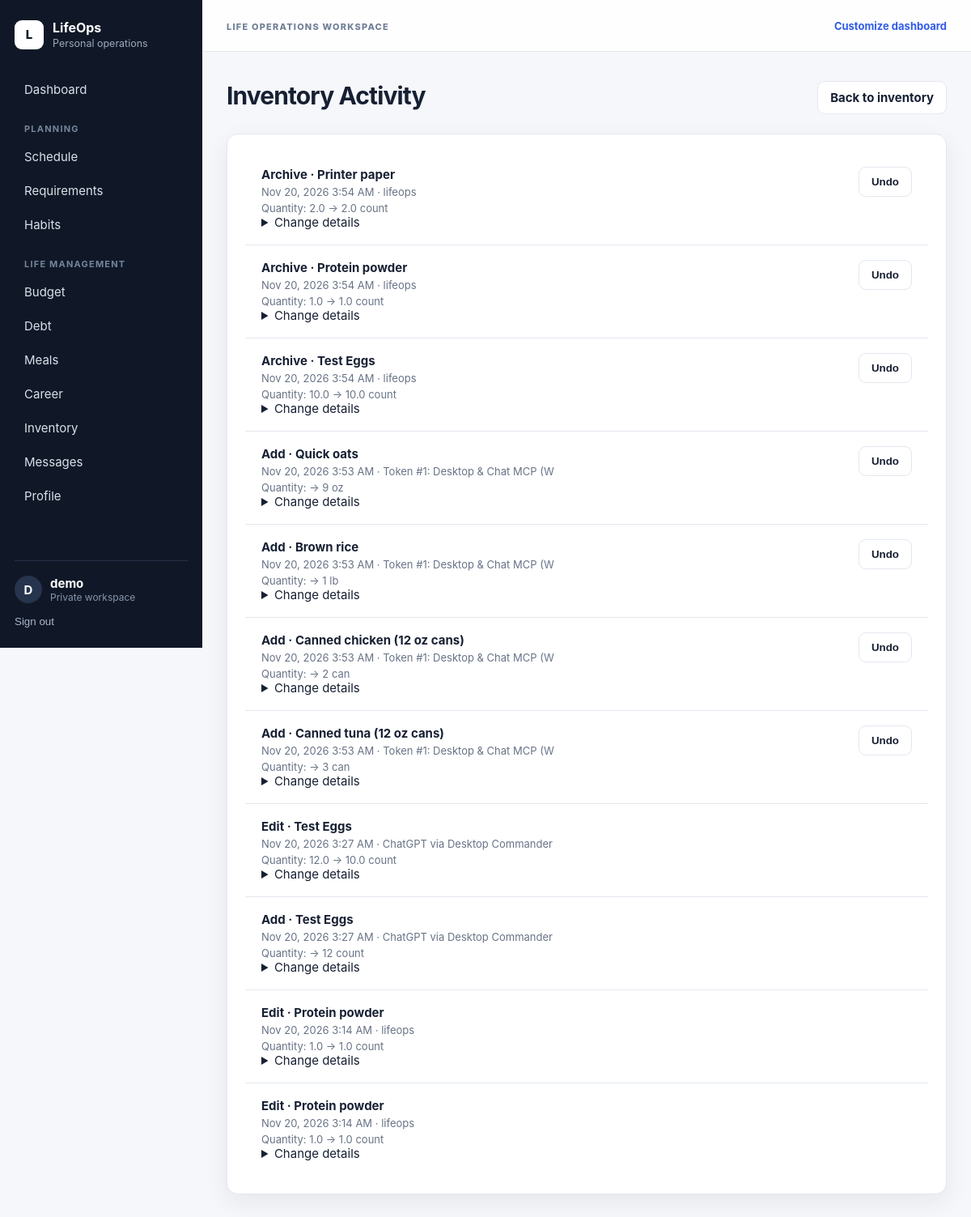
Page /inventory/activity/ (signed in) on the committed database.
### core/models.py (models this page shows)
class OwnedModel(models.Model):
    user = models.ForeignKey(User, on_delete=models.CASCADE)
    created_at = models.DateTimeField(auto_now_add=True)
    updated_at = models.DateTimeField(auto_now=True)
    class Meta:
        abstract = True

class InventoryChange(OwnedModel):
    item = models.ForeignKey(
        InventoryItem,
        on_delete=models.PROTECT,
        related_name="changes",
    )
    source = models.CharField(max_length=32)
    action = models.CharField(max_length=16)
    before = models.JSONField(default=dict)
    after = models.JSONField(default=dict)
    item_revision = models.PositiveIntegerField()
    request_id = models.UUIDField(null=True, blank=True, unique=True)
    request_fingerprint = models.CharField(max_length=64, blank=True)
    undoes = models.OneToOneField(
        "self",
        on_delete=models.PROTECT,
        null=True,
        blank=True,
        related_name="reversal",
    )
    class Meta:
        ordering = ["-created_at", "-pk"]

### core/inventory_views.py (the view)
# urls.py: path("inventory/activity/", inventory_views.inventory_activity,name="inventory_activity"),
@login_required
def inventory_activity(request):
    changes = (
        InventoryChange.objects.filter(user=request.user)
        .select_related("item", "reversal")[:100]
    )
    return render(request, "core/inventory_activity.html", {"changes": changes})

### core/templates/core/inventory_activity.html (shortened to what this page needs)
{% extends "core/base.html" %}
{% block content %}
<div class="page-heading">
  <h1>Inventory Activity</h1>
  <a class="btn ghost" href="{% url 'module_list' 'inventory' %}">
    Back to inventory
  </a>
</div>
<div class="panel">
  {% for change in changes %}
    <div class="record-row">
      <div class="record-main">
        <strong>{{ change.action|title }} · {{ change.after.name }}</strong>
        <span>{{ change.created_at|date:"M j, Y g:i A" }} · {{ change.source }}</span>
        <span>
          Quantity: {{ change.before.quantity|default_if_none:"—" }}
          → {{ change.after.quantity }} {{ change.after.unit }}
        </span>
        <details>
          <summary>Change details</summary>
        </details>
      </div>
      {% if change.action != "undo" and not change.reversal and change.item_revision == change.item.revision %}
        <form method="post" action="{% url 'inventory_undo' change.pk %}">
          <button class="btn ghost" type="submit">Undo</button>
        </form>
      {% endif %}
    </div>
  {% empty %}
    <p>No inventory changes yet.</p>
  {% endfor %}
</div>
{% endblock %}

### core/templates/core/base.html (shortened to what this page needs)
{% load static %}
<!doctype html><html lang="en"><head>
<link rel="stylesheet" href="{% static 'core/css/app.css' %}">
</head><body>
{% if user.is_authenticated %}
<div class="app-shell">
<aside class="sidebar">
  <div class="brand"><span class="brand-mark">L</span><div><strong>LifeOps</strong><small>Personal operations</small></div></div>
  <nav>
    <a href="{% url 'dashboard' %}">Dashboard</a>
    <div class="nav-label">Planning</div>
    <a href="{% url 'module_list' 'schedule' %}">Schedule</a><a href="{% url 'module_list' 'requirements' %}">Requirements</a><a href="{% url 'module_list' 'habits' %}">Habits</a>
    <div class="nav-label">Life management</div>
    <a href="{% url 'module_list' 'budget' %}">Budget</a><a href="{% url 'module_list' 'debt' %}">Debt</a><a href="{% url 'module_list' 'meals' %}">Meals</a><a href="{% url 'module_list' 'career' %}">Career</a><a href="{% url 'module_list' 'inventory' %}">Inventory</a>
    <a href="{% url 'messages_page' %}">Messages</a><a href="{% url 'profile_settings' %}">Profile</a>
  </nav>
  <div class="sidebar-foot"><div class="user-chip"><span>{{ user.username|first|upper }}</span><div><strong>{{ user.username }}</strong><small>Private workspace</small></div></div><form method="post" action="{% url 'logout' %}">{% csrf_token %}<button class="link-button">Sign out</button></form></div>
</aside>
<main class="main"><header class="topbar"><div><button class="mobile-menu" onclick="document.body.classList.toggle('nav-open')">☰</button><span class="eyebrow">Life operations workspace</span></div><a class="top-action" href="{% url 'dashboard_settings' %}">Customize dashboard</a></header><div class="page-wrap">{% block content %}{% endblock %}</div></main>
</div>
{% else %}{% block public_content %}{% endblock %}{% endif %}
</body></html>

### core/static/core/css/app.css (style rules this page uses)
:root { --bg:#f5f7fa;--surface:#fff;--surface-2:#f9fafb;--text:#172033;--muted:#687386;--line:#e3e8ef;--nav:#101827;--nav2:#1c2637;--primary:#315ce8;--primary2:#2448bd;--danger:#bd3343;--success:#18794e;--shadow:0 10px 30px rgba(23,32,51,.07);--radius:14px }
* { box-sizing:border-box }
body { margin:0;font-family:Inter,ui-sans-serif,-apple-system,BlinkMacSystemFont,"Segoe UI",sans-serif;background:var(--bg);color:var(--text);font-size:15px }
a { color:var(--primary);text-decoration:none }
.app-shell { display:grid;grid-template-columns:250px 1fr;min-height:100vh }
.sidebar { background:var(--nav);color:#fff;padding:24px 18px;display:flex;flex-direction:column;position:sticky;top:0;height:100vh }
.brand { display:flex;align-items:center;gap:11px }
.brand-mark { display:grid;place-items:center;width:36px;height:36px;border-radius:9px;background:#fff;color:var(--nav);font-weight:800 }
.brand strong { display:block;font-size:16px }
.brand small { display:block;color:#9ba8ba;margin-top:2px }
.sidebar nav { margin-top:30px }
.sidebar nav a { display:block;padding:10px 12px;border-radius:9px;color:#d9e0ea;margin-bottom:3px }
.nav-label { margin:22px 12px 8px;font-size:11px;text-transform:uppercase;letter-spacing:.11em;color:#76849a;font-weight:700 }
.sidebar-foot { margin-top:auto;border-top:1px solid #263248;padding-top:18px }
.user-chip { display:flex;align-items:center;gap:10px;margin-bottom:12px }
.user-chip>span { width:34px;height:34px;border-radius:50%;background:#26344d;display:grid;place-items:center;font-weight:700 }
.user-chip strong,.user-chip small { display:block }
.user-chip small { color:#8795aa;font-size:12px }
.link-button { border:0;background:none;color:#aab7c9;padding:0;cursor:pointer }
.main { min-width:0 }
.topbar { height:64px;border-bottom:1px solid var(--line);background:rgba(255,255,255,.92);display:flex;align-items:center;justify-content:space-between;padding:0 30px;position:sticky;top:0;z-index:10 }
.eyebrow { text-transform:uppercase;font-size:11px;letter-spacing:.11em;font-weight:800;color:#718096 }
.top-action { font-size:13px;font-weight:700 }
.page-wrap { padding:30px;max-width:1500px;margin:auto }
.page-heading { display:flex;align-items:flex-end;justify-content:space-between;gap:20px;margin-bottom:24px }
.page-heading h1 { font-size:30px;margin:6px 0 5px;letter-spacing:-.03em }
.btn { display:inline-flex;align-items:center;justify-content:center;padding:10px 15px;border-radius:9px;font-weight:700;border:1px solid var(--line);background:#fff;color:var(--text);cursor:pointer }
.btn.ghost { background:#fff }
.widget,.panel { background:#fff;border:1px solid var(--line);border-radius:var(--radius);box-shadow:var(--shadow) }
.panel { padding:22px }
.record-row { display:flex;justify-content:space-between;gap:18px;padding:18px 20px;border-bottom:1px solid var(--line) }
.record-row:last-child { border-bottom:0 }
.record-main strong,.record-main span { display:block }
.record-main span { color:var(--muted);font-size:13px;margin-top:4px }

### rows in the picture
InventoryChange: action "Archive", after.name "Printer paper", created_at "Nov 20, 2026 3:54 AM", source "lifeops", before.quantity "2.0", after.quantity "2.0", after.unit "count", item_revision "Undo"
InventoryChange: action "Archive", after.name "Protein powder", created_at "Nov 20, 2026 3:54 AM", source "lifeops", before.quantity "1.0", after.quantity "1.0", after.unit "count", item_revision "Undo"
InventoryChange: action "Archive", after.name "Test Eggs", created_at "Nov 20, 2026 3:54 AM", source "lifeops", before.quantity "10.0", after.quantity "10.0", after.unit "count", item_revision "Undo"
InventoryChange: action "Add", after.name "Quick oats", created_at "Nov 20, 2026 3:53 AM", source "Token #1: Desktop & Chat MCP (W", after.quantity "9", after.unit "oz", item_revision "Undo"
InventoryChange: action "Add", after.name "Brown rice", created_at "Nov 20, 2026 3:53 AM", source "Token #1: Desktop & Chat MCP (W", after.quantity "1", after.unit "lb", item_revision "Undo"
InventoryChange: action "Add", after.name "Canned chicken (12 oz cans)", created_at "Nov 20, 2026 3:53 AM", source "Token #1: Desktop & Chat MCP (W", after.quantity "2", after.unit "can", item_revision "Undo"
InventoryChange: action "Add", after.name "Canned tuna (12 oz cans)", created_at "Nov 20, 2026 3:53 AM", source "Token #1: Desktop & Chat MCP (W", after.quantity "3", after.unit "can", item_revision "Undo"
InventoryChange: action "Edit", after.name "Test Eggs", created_at "Nov 20, 2026 3:27 AM", source "ChatGPT via Desktop Commander", before.quantity "12.0", after.quantity "10.0", after.unit "count"
InventoryChange: action "Add", after.name "Test Eggs", created_at "Nov 20, 2026 3:27 AM", source "ChatGPT via Desktop Commander", after.quantity "12", after.unit "count"
InventoryChange: action "Edit", after.name "Protein powder", created_at "Nov 20, 2026 3:14 AM", source "lifeops", before.quantity "1.0", after.quantity "1.0", after.unit "count"
InventoryChange: action "Edit", after.name "Protein powder", created_at "Nov 20, 2026 3:14 AM", source "lifeops", before.quantity "1.0", after.quantity "1.0", after.unit "count"

### other values in the picture
{{ user.username|first|upper }} "D"
{{ user.username }} "demo"
